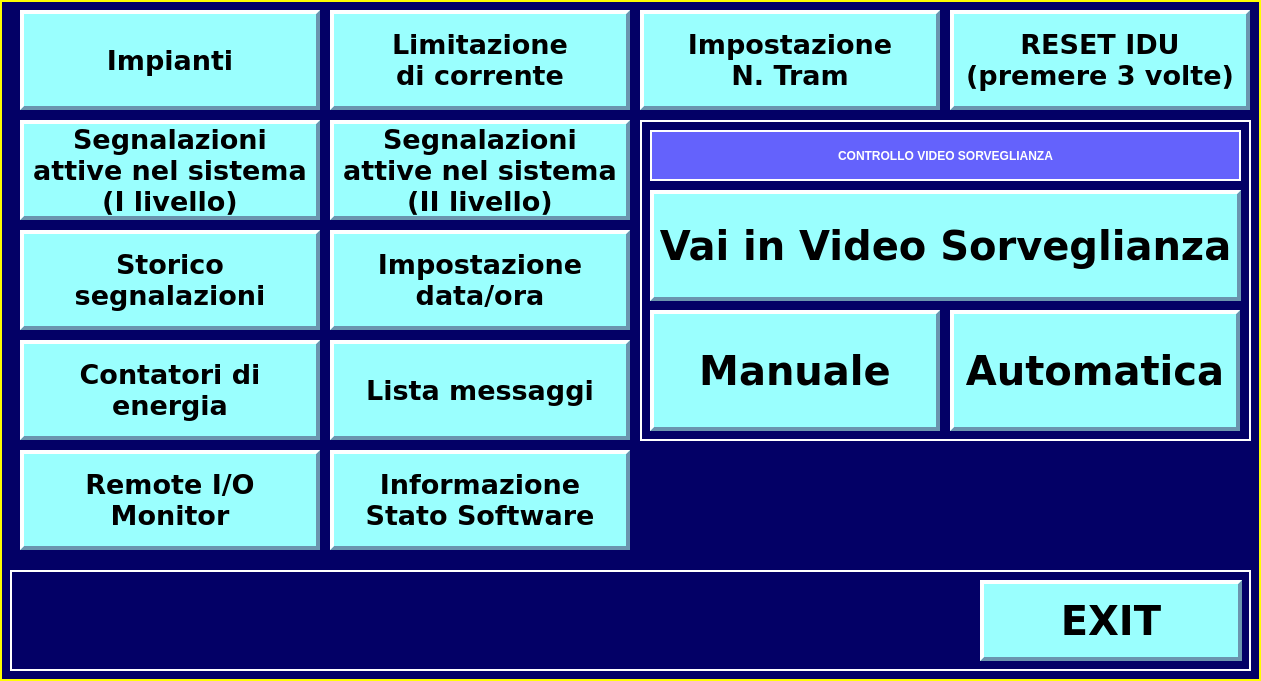
<?xml version="1.0" encoding="UTF-8"?>
<ui version="4.0">
 <class>Settings</class>
 <widget class="QWidget" name="Settings">
  <property name="geometry">
   <rect>
    <x>0</x>
    <y>0</y>
    <width>1261</width>
    <height>681</height>
   </rect>
  </property>
  <property name="windowTitle">
   <string>Form</string>
  </property>
  <property name="styleSheet">
   <string notr="true">QWidget { background-color : #030066; color : #fefe00;border:2px solid #39bcde }
QWidget{ border:2px solid #fefe00 }
QLabel { background-color : #6462fc; color : #FFFFFF;border:2px solid #FFFFFF;font: 20pt &quot;DejaVu Sans&quot;;font: bold; }
QPushButton { background-color : #9afffe; color : #000000;border:4px solid #6b95ae;font: 30pt &quot;DejaVu Sans&quot;;font: bold;border-left-color:white;border-top-color:white  }
QPushButton:pressed
{
  border:4px solid white;
  border-left-color:#6b95ae;
  border-top-color:#6b95ae;
  background-color : #cccccc;
}
QFrame {border:2px solid #FFFFFF }</string>
  </property>
  <widget class="QFrame" name="frame_4">
   <property name="geometry">
    <rect>
     <x>10</x>
     <y>570</y>
     <width>1241</width>
     <height>101</height>
    </rect>
   </property>
   <property name="styleSheet">
    <string notr="true">QFrame {border:2px solid #FFFFFF }</string>
   </property>
   <property name="frameShape">
    <enum>QFrame::StyledPanel</enum>
   </property>
   <property name="frameShadow">
    <enum>QFrame::Raised</enum>
   </property>
   <widget class="QPushButton" name="exit">
    <property name="geometry">
     <rect>
      <x>970</x>
      <y>10</y>
      <width>262</width>
      <height>81</height>
     </rect>
    </property>
    <property name="font">
     <font>
      <family>DejaVu Sans</family>
      <pointsize>30</pointsize>
      <weight>75</weight>
      <italic>false</italic>
      <bold>true</bold>
     </font>
    </property>
    <property name="styleSheet">
     <string notr="true"/>
    </property>
    <property name="text">
     <string>EXIT</string>
    </property>
   </widget>
  </widget>
  <widget class="QPushButton" name="impianti">
   <property name="geometry">
    <rect>
     <x>20</x>
     <y>10</y>
     <width>300</width>
     <height>100</height>
    </rect>
   </property>
   <property name="font">
    <font>
     <family>DejaVu Sans</family>
     <pointsize>20</pointsize>
     <weight>75</weight>
     <italic>false</italic>
     <bold>true</bold>
    </font>
   </property>
   <property name="styleSheet">
    <string notr="true">font: 20pt &quot;DejaVu Sans&quot;;font: bold; </string>
   </property>
   <property name="text">
    <string>Impianti</string>
   </property>
  </widget>
  <widget class="QPushButton" name="impinati_6">
   <property name="geometry">
    <rect>
     <x>330</x>
     <y>10</y>
     <width>300</width>
     <height>100</height>
    </rect>
   </property>
   <property name="font">
    <font>
     <family>DejaVu Sans</family>
     <pointsize>20</pointsize>
     <weight>75</weight>
     <italic>false</italic>
     <bold>true</bold>
    </font>
   </property>
   <property name="styleSheet">
    <string notr="true">font: 20pt &quot;DejaVu Sans&quot;;font: bold; </string>
   </property>
   <property name="text">
    <string>Limitazione
di corrente</string>
   </property>
  </widget>
  <widget class="QPushButton" name="tram">
   <property name="geometry">
    <rect>
     <x>640</x>
     <y>10</y>
     <width>300</width>
     <height>100</height>
    </rect>
   </property>
   <property name="font">
    <font>
     <family>DejaVu Sans</family>
     <pointsize>20</pointsize>
     <weight>75</weight>
     <italic>false</italic>
     <bold>true</bold>
    </font>
   </property>
   <property name="styleSheet">
    <string notr="true">font: 20pt &quot;DejaVu Sans&quot;;font: bold; </string>
   </property>
   <property name="text">
    <string>Impostazione
N. Tram</string>
   </property>
  </widget>
  <widget class="QPushButton" name="impinati_8">
   <property name="geometry">
    <rect>
     <x>950</x>
     <y>10</y>
     <width>300</width>
     <height>100</height>
    </rect>
   </property>
   <property name="font">
    <font>
     <family>DejaVu Sans</family>
     <pointsize>20</pointsize>
     <weight>75</weight>
     <italic>false</italic>
     <bold>true</bold>
    </font>
   </property>
   <property name="styleSheet">
    <string notr="true">font: 20pt &quot;DejaVu Sans&quot;;font: bold; </string>
   </property>
   <property name="text">
    <string>RESET IDU
(premere 3 volte)</string>
   </property>
  </widget>
  <widget class="QPushButton" name="impinati_9">
   <property name="geometry">
    <rect>
     <x>330</x>
     <y>120</y>
     <width>300</width>
     <height>100</height>
    </rect>
   </property>
   <property name="font">
    <font>
     <family>DejaVu Sans</family>
     <pointsize>20</pointsize>
     <weight>75</weight>
     <italic>false</italic>
     <bold>true</bold>
    </font>
   </property>
   <property name="styleSheet">
    <string notr="true">font: 20pt &quot;DejaVu Sans&quot;;font: bold; </string>
   </property>
   <property name="text">
    <string>Segnalazioni
attive nel sistema
(II livello)</string>
   </property>
  </widget>
  <widget class="QPushButton" name="data">
   <property name="geometry">
    <rect>
     <x>330</x>
     <y>230</y>
     <width>300</width>
     <height>100</height>
    </rect>
   </property>
   <property name="font">
    <font>
     <family>DejaVu Sans</family>
     <pointsize>20</pointsize>
     <weight>75</weight>
     <italic>false</italic>
     <bold>true</bold>
    </font>
   </property>
   <property name="styleSheet">
    <string notr="true">font: 20pt &quot;DejaVu Sans&quot;;font: bold; </string>
   </property>
   <property name="text">
    <string>Impostazione
data/ora</string>
   </property>
  </widget>
  <widget class="QPushButton" name="impinati_11">
   <property name="geometry">
    <rect>
     <x>330</x>
     <y>340</y>
     <width>300</width>
     <height>100</height>
    </rect>
   </property>
   <property name="font">
    <font>
     <family>DejaVu Sans</family>
     <pointsize>20</pointsize>
     <weight>75</weight>
     <italic>false</italic>
     <bold>true</bold>
    </font>
   </property>
   <property name="styleSheet">
    <string notr="true">font: 20pt &quot;DejaVu Sans&quot;;font: bold; </string>
   </property>
   <property name="text">
    <string>Lista messaggi</string>
   </property>
  </widget>
  <widget class="QPushButton" name="impinati_12">
   <property name="geometry">
    <rect>
     <x>330</x>
     <y>450</y>
     <width>300</width>
     <height>100</height>
    </rect>
   </property>
   <property name="font">
    <font>
     <family>DejaVu Sans</family>
     <pointsize>20</pointsize>
     <weight>75</weight>
     <italic>false</italic>
     <bold>true</bold>
    </font>
   </property>
   <property name="styleSheet">
    <string notr="true">font: 20pt &quot;DejaVu Sans&quot;;font: bold; </string>
   </property>
   <property name="text">
    <string>Informazione
Stato Software</string>
   </property>
  </widget>
  <widget class="QPushButton" name="impinati_13">
   <property name="geometry">
    <rect>
     <x>20</x>
     <y>340</y>
     <width>300</width>
     <height>100</height>
    </rect>
   </property>
   <property name="font">
    <font>
     <family>DejaVu Sans</family>
     <pointsize>20</pointsize>
     <weight>75</weight>
     <italic>false</italic>
     <bold>true</bold>
    </font>
   </property>
   <property name="styleSheet">
    <string notr="true">font: 20pt &quot;DejaVu Sans&quot;;font: bold; </string>
   </property>
   <property name="text">
    <string>Contatori di
energia</string>
   </property>
  </widget>
  <widget class="QPushButton" name="impinati_14">
   <property name="geometry">
    <rect>
     <x>20</x>
     <y>450</y>
     <width>300</width>
     <height>100</height>
    </rect>
   </property>
   <property name="font">
    <font>
     <family>DejaVu Sans</family>
     <pointsize>20</pointsize>
     <weight>75</weight>
     <italic>false</italic>
     <bold>true</bold>
    </font>
   </property>
   <property name="styleSheet">
    <string notr="true">font: 20pt &quot;DejaVu Sans&quot;;font: bold; </string>
   </property>
   <property name="text">
    <string>Remote I/O
Monitor</string>
   </property>
  </widget>
  <widget class="QPushButton" name="impinati_15">
   <property name="geometry">
    <rect>
     <x>20</x>
     <y>120</y>
     <width>300</width>
     <height>100</height>
    </rect>
   </property>
   <property name="font">
    <font>
     <family>DejaVu Sans</family>
     <pointsize>20</pointsize>
     <weight>75</weight>
     <italic>false</italic>
     <bold>true</bold>
    </font>
   </property>
   <property name="styleSheet">
    <string notr="true">font: 20pt &quot;DejaVu Sans&quot;;font: bold; </string>
   </property>
   <property name="text">
    <string>Segnalazioni
attive nel sistema
(I livello)</string>
   </property>
  </widget>
  <widget class="QPushButton" name="impinati_16">
   <property name="geometry">
    <rect>
     <x>20</x>
     <y>230</y>
     <width>300</width>
     <height>100</height>
    </rect>
   </property>
   <property name="font">
    <font>
     <family>DejaVu Sans</family>
     <pointsize>20</pointsize>
     <weight>75</weight>
     <italic>false</italic>
     <bold>true</bold>
    </font>
   </property>
   <property name="styleSheet">
    <string notr="true">font: 20pt &quot;DejaVu Sans&quot;;font: bold; </string>
   </property>
   <property name="text">
    <string>Storico
segnalazioni</string>
   </property>
  </widget>
  <widget class="QFrame" name="frame_2">
   <property name="geometry">
    <rect>
     <x>640</x>
     <y>120</y>
     <width>611</width>
     <height>321</height>
    </rect>
   </property>
   <property name="styleSheet">
    <string notr="true"/>
   </property>
   <property name="frameShape">
    <enum>QFrame::StyledPanel</enum>
   </property>
   <property name="frameShadow">
    <enum>QFrame::Raised</enum>
   </property>
   <widget class="QLabel" name="mydata_2">
    <property name="geometry">
     <rect>
      <x>10</x>
      <y>10</y>
      <width>591</width>
      <height>51</height>
     </rect>
    </property>
    <property name="palette">
     <palette>
      <active>
       <colorrole role="WindowText">
        <brush brushstyle="SolidPattern">
         <color alpha="255">
          <red>255</red>
          <green>255</green>
          <blue>255</blue>
         </color>
        </brush>
       </colorrole>
       <colorrole role="Button">
        <brush brushstyle="SolidPattern">
         <color alpha="255">
          <red>100</red>
          <green>98</green>
          <blue>252</blue>
         </color>
        </brush>
       </colorrole>
       <colorrole role="Text">
        <brush brushstyle="SolidPattern">
         <color alpha="255">
          <red>255</red>
          <green>255</green>
          <blue>255</blue>
         </color>
        </brush>
       </colorrole>
       <colorrole role="ButtonText">
        <brush brushstyle="SolidPattern">
         <color alpha="255">
          <red>255</red>
          <green>255</green>
          <blue>255</blue>
         </color>
        </brush>
       </colorrole>
       <colorrole role="Base">
        <brush brushstyle="SolidPattern">
         <color alpha="255">
          <red>100</red>
          <green>98</green>
          <blue>252</blue>
         </color>
        </brush>
       </colorrole>
       <colorrole role="Window">
        <brush brushstyle="SolidPattern">
         <color alpha="255">
          <red>100</red>
          <green>98</green>
          <blue>252</blue>
         </color>
        </brush>
       </colorrole>
      </active>
      <inactive>
       <colorrole role="WindowText">
        <brush brushstyle="SolidPattern">
         <color alpha="255">
          <red>255</red>
          <green>255</green>
          <blue>255</blue>
         </color>
        </brush>
       </colorrole>
       <colorrole role="Button">
        <brush brushstyle="SolidPattern">
         <color alpha="255">
          <red>100</red>
          <green>98</green>
          <blue>252</blue>
         </color>
        </brush>
       </colorrole>
       <colorrole role="Text">
        <brush brushstyle="SolidPattern">
         <color alpha="255">
          <red>255</red>
          <green>255</green>
          <blue>255</blue>
         </color>
        </brush>
       </colorrole>
       <colorrole role="ButtonText">
        <brush brushstyle="SolidPattern">
         <color alpha="255">
          <red>255</red>
          <green>255</green>
          <blue>255</blue>
         </color>
        </brush>
       </colorrole>
       <colorrole role="Base">
        <brush brushstyle="SolidPattern">
         <color alpha="255">
          <red>100</red>
          <green>98</green>
          <blue>252</blue>
         </color>
        </brush>
       </colorrole>
       <colorrole role="Window">
        <brush brushstyle="SolidPattern">
         <color alpha="255">
          <red>100</red>
          <green>98</green>
          <blue>252</blue>
         </color>
        </brush>
       </colorrole>
      </inactive>
      <disabled>
       <colorrole role="WindowText">
        <brush brushstyle="SolidPattern">
         <color alpha="255">
          <red>255</red>
          <green>255</green>
          <blue>255</blue>
         </color>
        </brush>
       </colorrole>
       <colorrole role="Button">
        <brush brushstyle="SolidPattern">
         <color alpha="255">
          <red>100</red>
          <green>98</green>
          <blue>252</blue>
         </color>
        </brush>
       </colorrole>
       <colorrole role="Text">
        <brush brushstyle="SolidPattern">
         <color alpha="255">
          <red>255</red>
          <green>255</green>
          <blue>255</blue>
         </color>
        </brush>
       </colorrole>
       <colorrole role="ButtonText">
        <brush brushstyle="SolidPattern">
         <color alpha="255">
          <red>255</red>
          <green>255</green>
          <blue>255</blue>
         </color>
        </brush>
       </colorrole>
       <colorrole role="Base">
        <brush brushstyle="SolidPattern">
         <color alpha="255">
          <red>100</red>
          <green>98</green>
          <blue>252</blue>
         </color>
        </brush>
       </colorrole>
       <colorrole role="Window">
        <brush brushstyle="SolidPattern">
         <color alpha="255">
          <red>100</red>
          <green>98</green>
          <blue>252</blue>
         </color>
        </brush>
       </colorrole>
      </disabled>
     </palette>
    </property>
    <property name="styleSheet">
     <string notr="true"/>
    </property>
    <property name="frameShape">
     <enum>QFrame::WinPanel</enum>
    </property>
    <property name="frameShadow">
     <enum>QFrame::Plain</enum>
    </property>
    <property name="midLineWidth">
     <number>0</number>
    </property>
    <property name="text">
     <string>CONTROLLO VIDEO SORVEGLIANZA</string>
    </property>
    <property name="textFormat">
     <enum>Qt::AutoText</enum>
    </property>
    <property name="alignment">
     <set>Qt::AlignCenter</set>
    </property>
   </widget>
   <widget class="QPushButton" name="vaivideosorveglianza">
    <property name="geometry">
     <rect>
      <x>10</x>
      <y>70</y>
      <width>591</width>
      <height>111</height>
     </rect>
    </property>
    <property name="font">
     <font>
      <family>DejaVu Sans</family>
      <pointsize>30</pointsize>
      <weight>75</weight>
      <italic>false</italic>
      <bold>true</bold>
     </font>
    </property>
    <property name="styleSheet">
     <string notr="true"/>
    </property>
    <property name="text">
     <string>Vai in Video Sorveglianza</string>
    </property>
   </widget>
   <widget class="QPushButton" name="vaivideomanuale">
    <property name="geometry">
     <rect>
      <x>10</x>
      <y>190</y>
      <width>290</width>
      <height>121</height>
     </rect>
    </property>
    <property name="font">
     <font>
      <family>DejaVu Sans</family>
      <pointsize>30</pointsize>
      <weight>75</weight>
      <italic>false</italic>
      <bold>true</bold>
     </font>
    </property>
    <property name="styleSheet">
     <string notr="true"/>
    </property>
    <property name="text">
     <string>Manuale</string>
    </property>
   </widget>
   <widget class="QPushButton" name="vaivideoautomatica">
    <property name="geometry">
     <rect>
      <x>310</x>
      <y>190</y>
      <width>290</width>
      <height>121</height>
     </rect>
    </property>
    <property name="font">
     <font>
      <family>DejaVu Sans</family>
      <pointsize>30</pointsize>
      <weight>75</weight>
      <italic>false</italic>
      <bold>true</bold>
     </font>
    </property>
    <property name="styleSheet">
     <string notr="true"/>
    </property>
    <property name="text">
     <string>Automatica</string>
    </property>
   </widget>
  </widget>
 </widget>
 <resources/>
 <connections/>
</ui>
